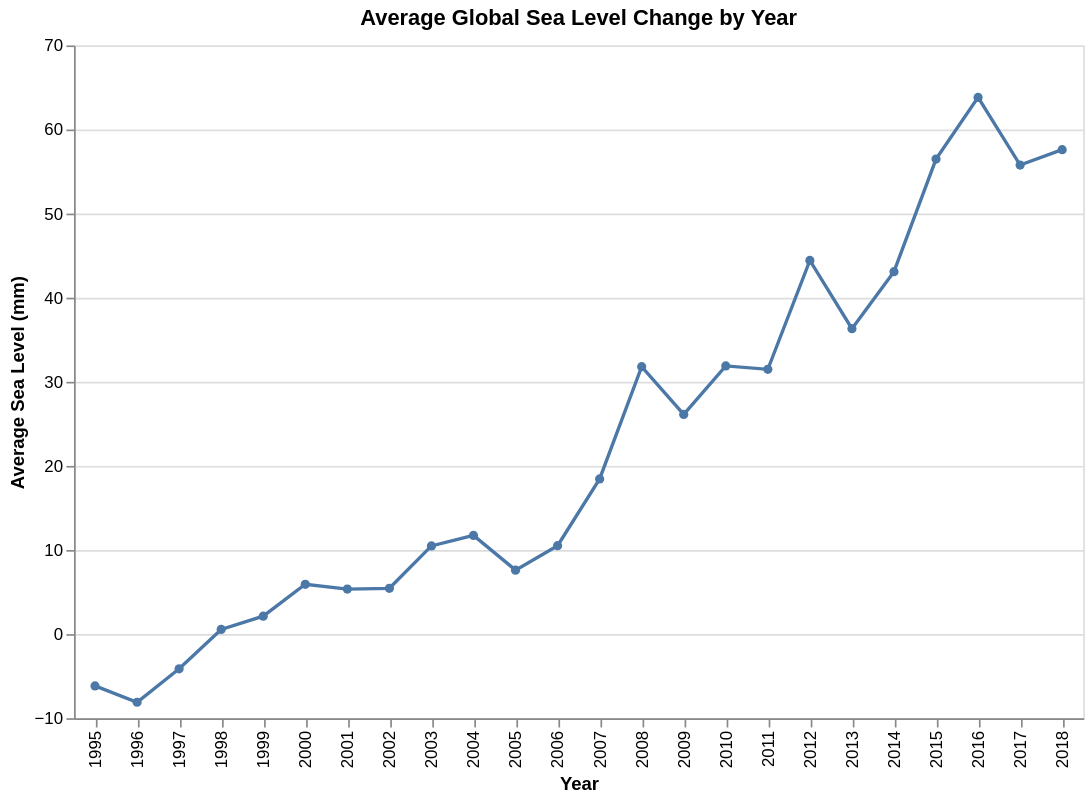

This figure's notebook cell:
### Code cell
# Plot emission (ppm) per million dollars due to water transport per year
emission_per_million_df = water_transport_df.iloc[:1]

emission_per_million_df = emission_per_million_df.melt(
    var_name='Year',
    value_name='emission_per_million'
)
emission_per_million_df['Year'] = emission_per_million_df['Year'].astype(int)
alt.Chart(emission_per_million_df).mark_line(point=True).encode(
    x=alt.X('Year:O', title='Year', axis=alt.Axis(labelAngle=0)),
    y=alt.Y('emission_per_million:Q', title='CO₂ Emissions per $1M Output'),
    tooltip=['Year', 'emission_per_million']
).properties(
    title='Water Transport CO₂ emission_per_million (1995–2018)',
    width=600,
    height=400
).interactive()

alt.Chart(yearly_sea_levels).mark_line(point=True).encode(
    x=alt.X('Year:O', title='Year'),
    y=alt.Y('AvgSeaLevel:Q', title='Average Sea Level (mm)'),
    tooltip=['Year', 'AvgSeaLevel']
).properties(
    title='Average Global Sea Level Change by Year',
    width=600,
    height=400
).interactive()

### Figure 1 — Vega-Lite specification as saved in the notebook (floating-point values rounded to 4 significant figures)
{"config": {"view": {"continuousWidth": 300, "continuousHeight": 300}}, "data": {"name": "data-0447aaa2d70842961af97266603b6e6a"}, "mark": {"type": "line", "point": true}, "encoding": {"tooltip": [{"field": "Year", "type": "quantitative"}, {"field": "AvgSeaLevel", "type": "quantitative"}], "x": {"field": "Year", "title": "Year", "type": "ordinal"}, "y": {"field": "AvgSeaLevel", "title": "Average Sea Level (mm)", "type": "quantitative"}}, "height": 400, "params": [{"name": "param_6", "select": {"type": "interval", "encodings": ["x", "y"]}, "bind": "scales"}], "title": "Average Global Sea Level Change by Year", "width": 600, "$schema": "https://vega.github.io/schema/vega-lite/v5.20.1.json", "datasets": {"data-0447aaa2d70842961af97266603b6e6a": [{"Year": 1995, "AvgSeaLevel": -6.162, "AvgSeaLevel_smoothed": null}, {"Year": 1996, "AvgSeaLevel": -8.102, "AvgSeaLevel_smoothed": -6.13}, {"Year": 1997, "AvgSeaLevel": -4.126, "AvgSeaLevel_smoothed": -3.889}, {"Year": 1998, "AvgSeaLevel": 0.5605, "AvgSeaLevel_smoothed": -0.478}, {"Year": 1999, "AvgSeaLevel": 2.132, "AvgSeaLevel_smoothed": 2.872}, {"Year": 2000, "AvgSeaLevel": 5.925, "AvgSeaLevel_smoothed": 4.471}, {"Year": 2001, "AvgSeaLevel": 5.355, "AvgSeaLevel_smoothed": 5.576}, {"Year": 2002, "AvgSeaLevel": 5.447, "AvgSeaLevel_smoothed": 7.097}, {"Year": 2003, "AvgSeaLevel": 10.49, "AvgSeaLevel_smoothed": 9.223}, {"Year": 2004, "AvgSeaLevel": 11.73, "AvgSeaLevel_smoothed": 9.942}, {"Year": 2005, "AvgSeaLevel": 7.604, "AvgSeaLevel_smoothed": 9.95}, {"Year": 2006, "AvgSeaLevel": 10.51, "AvgSeaLevel_smoothed": 12.19}, {"Year": 2007, "AvgSeaLevel": 18.45, "AvgSeaLevel_smoothed": 20.26}, {"Year": 2008, "AvgSeaLevel": 31.8, "AvgSeaLevel_smoothed": 25.46}, {"Year": 2009, "AvgSeaLevel": 26.12, "AvgSeaLevel_smoothed": 29.94}, {"Year": 2010, "AvgSeaLevel": 31.89, "AvgSeaLevel_smoothed": 29.83}, {"Year": 2011, "AvgSeaLevel": 31.48, "AvgSeaLevel_smoothed": 35.93}, {"Year": 2012, "AvgSeaLevel": 44.43, "AvgSeaLevel_smoothed": 37.41}, {"Year": 2013, "AvgSeaLevel": 36.31, "AvgSeaLevel_smoothed": 41.28}, {"Year": 2014, "AvgSeaLevel": 43.09, "AvgSeaLevel_smoothed": 45.3}, {"Year": 2015, "AvgSeaLevel": 56.48, "AvgSeaLevel_smoothed": 54.46}, {"Year": 2016, "AvgSeaLevel": 63.82, "AvgSeaLevel_smoothed": 58.69}, {"Year": 2017, "AvgSeaLevel": 55.77, "AvgSeaLevel_smoothed": 59.06}, {"Year": 2018, "AvgSeaLevel": 57.6, "AvgSeaLevel_smoothed": null}]}}
